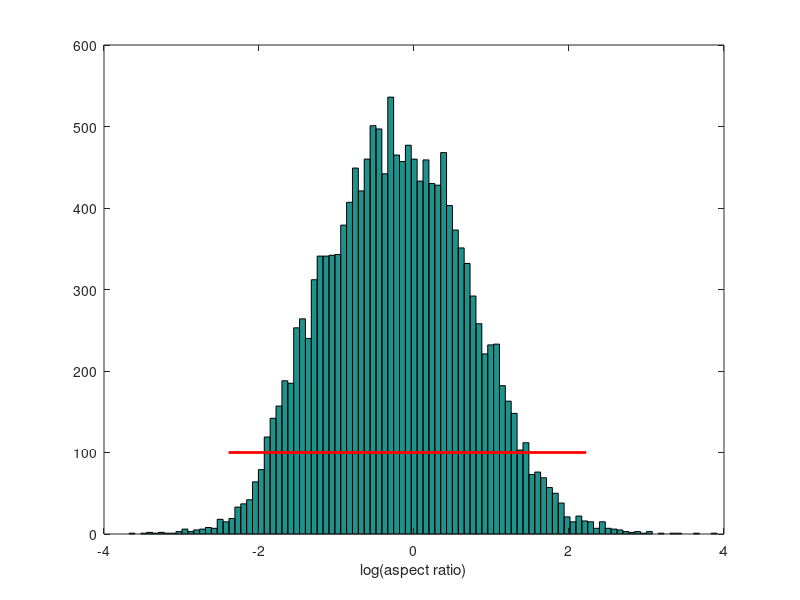
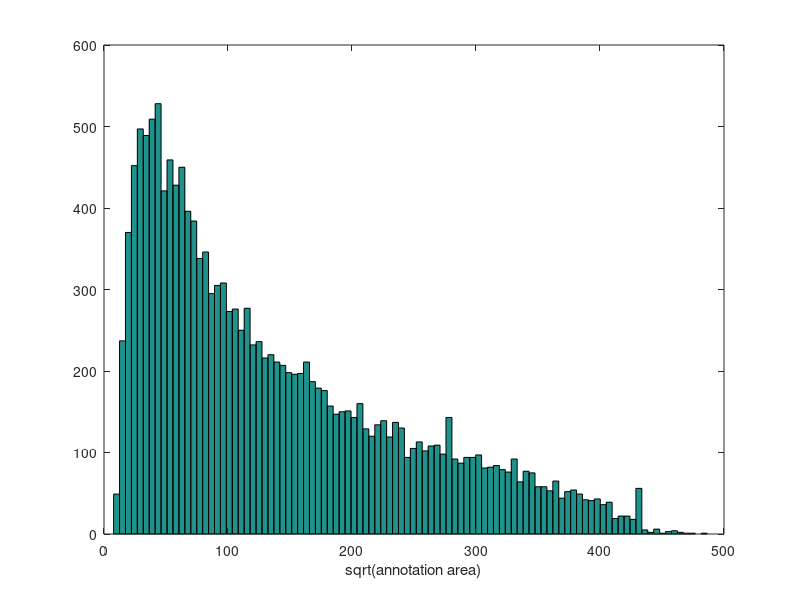
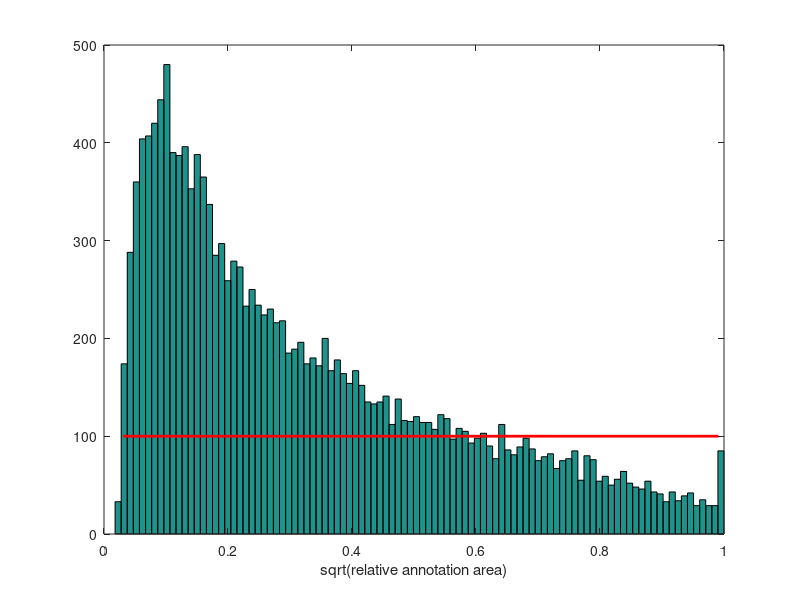
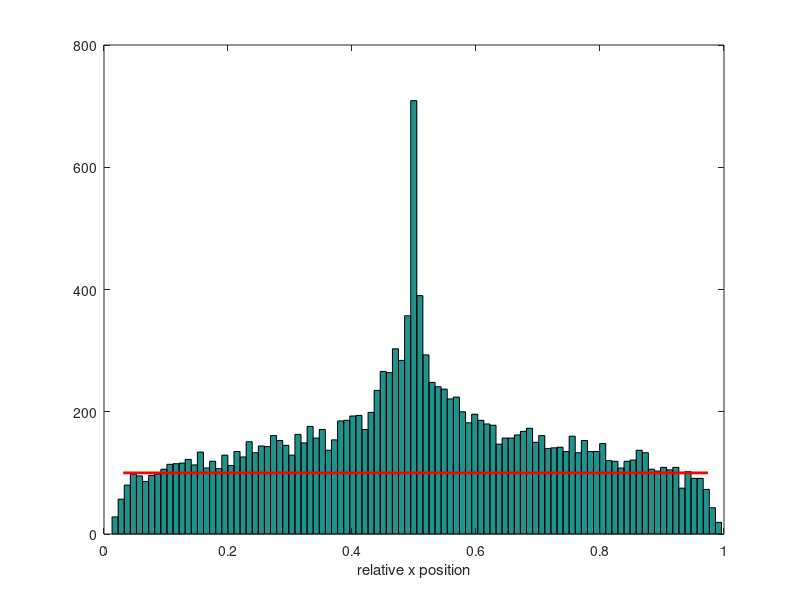

Source code (MATLAB) for these figures, in order:
function collect_statistics()
% Estimate the parameters for the uniform and gaussian random sampling
% baselines.
%
% Parameters are estimated on the training set and saved in a mat file.
  load('data/pascal_voc07_trainval_annotations.mat');
  
  uniform_params = [];
  [ar] = get_aspect_ratio(pos);
  uniform_params.aspect_ratio = select_uniform_parameters(ar);
  figure; hist(log2(ar), 100); xlabel('log(aspect ratio)');
  hold on;
  plot(log2([uniform_params.aspect_ratio.min uniform_params.aspect_ratio.max]), ...
    [100 100], 'r', 'LineWidth', 2);
  
  [areas, relative_scale] = get_scales(pos);
  uniform_params.relative_scale = select_uniform_parameters(relative_scale);
  figure; hist(sqrt(areas), 100); xlabel('sqrt(annotation area)');
  figure; hist(sqrt(relative_scale), 100); xlabel('sqrt(relative annotation area)');
  hold on;
  plot(sqrt([uniform_params.relative_scale.min uniform_params.relative_scale.max]), ...
    [100 100], 'r', 'LineWidth', 2);
  
  [relative_x, relative_y] = get_positions(pos);
  uniform_params.relative_x = select_uniform_parameters(relative_x);
  uniform_params.relative_y = select_uniform_parameters(relative_y);
  figure; hist(relative_x, 100); xlabel('relative x position');
  hold on;
  plot([uniform_params.relative_x.min uniform_params.relative_x.max], ...
    [100 100], 'r', 'LineWidth', 2);
  figure; hist(relative_y, 100); xlabel('relative y position');
  hold on;
  plot([uniform_params.relative_y.min uniform_params.relative_y.max], ...
    [100 100], 'r', 'LineWidth', 2);
  
  gaussian_params = [];
  [gaussian_params.mean, gaussian_params.covar] = estimate_multivariate_gaussian( ...
    [log2(ar)', sqrt(relative_scale)', relative_x', relative_y']);
  gaussian_params.dimensions = {'log2(aspect ratio)', ...
    'sqrt(relative scale)', 'relative_x', 'relative_y'};
  
  save('data/pascal_voc07_random_sampling_params.mat', 'uniform_params', 'gaussian_params');
end


function [param] = select_uniform_parameters(values)
  coverage = 0.99; % cover 99% of the data
  
  param = [];
  values = sort(values);
  n = numel(values);
  fraction = (1 - coverage) / 2;
  param.min = values(round(fraction * n));
  param.max = values(round((1 - fraction) * n));
end


function [mean_val, covar] = estimate_multivariate_gaussian(values)
% values: one columns is one 'feature' like x position, rows are different
% data points
  mean_val = mean(values, 1);
  covar = cov(values);
end


function pos = add_image_sizes(pos, image_sizes)
  images = unique({pos.im});
  img_ids = {image_sizes.img_id};
  pos(1).img_area = [];
  pos(1).img_size = [];
  for i = 1:numel(images)
    [~,img_id,~] = fileparts(images{i});
    mask = strcmp(img_ids, img_id);
    assert(sum(mask) == 1);
    img_size = image_sizes(mask).size;
    img_area = prod(img_size);
    
    this_image_idxs = find(strcmp({pos.im}, images{i}));
    for idx = this_image_idxs(:)'
      pos(idx).img_area = img_area;
      pos(idx).img_size = img_size;
    end
  end
end

function [ar] = get_aspect_ratio(pos)
  w = [pos.x2] - [pos.x1] + 1;
  h = [pos.y2] - [pos.y1] + 1;
  ar = w ./ h;
end

function [areas, relative_scale] = get_scales(pos)
  w = [pos.x2] - [pos.x1] + 1;
  h = [pos.y2] - [pos.y1] + 1;
  areas = w .* h;
  relative_scale = areas ./ [pos.img_area];
end

function [relative_x, relative_y] = get_positions(pos)
  mid_x = ([pos.x1] + [pos.x2]) / 2;
  mid_y = ([pos.y1] + [pos.y2]) / 2;
  sizes = reshape([pos.img_size], 2, numel(pos))';
  relative_x = mid_x ./ sizes(:,1)';
  relative_y = mid_y ./ sizes(:,2)';
end
